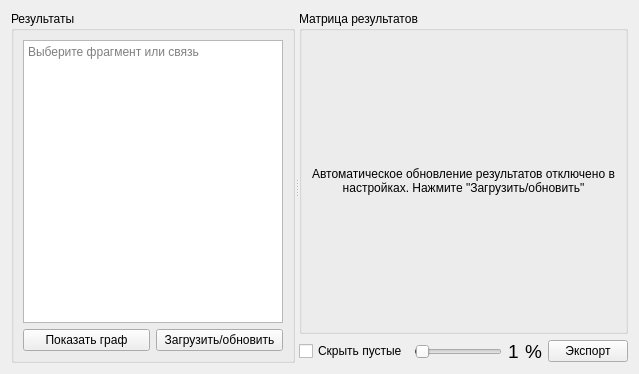
<?xml version="1.0" encoding="UTF-8"?>
<ui version="4.0">
 <class>AlgorithmResult</class>
 <widget class="QWidget" name="AlgorithmResult">
  <property name="geometry">
   <rect>
    <x>0</x>
    <y>0</y>
    <width>639</width>
    <height>374</height>
   </rect>
  </property>
  <property name="windowTitle">
   <string>Form</string>
  </property>
  <layout class="QHBoxLayout" name="horizontalLayout">
   <item>
    <widget class="QSplitter" name="splitter">
     <property name="orientation">
      <enum>Qt::Horizontal</enum>
     </property>
     <widget class="QGroupBox" name="groupBox_2">
      <property name="title">
       <string>Результаты</string>
      </property>
      <layout class="QVBoxLayout" name="verticalLayout">
       <item>
        <widget class="QTextBrowser" name="textBrowser">
         <property name="minimumSize">
          <size>
           <width>150</width>
           <height>0</height>
          </size>
         </property>
         <property name="html">
          <string>&lt;!DOCTYPE HTML PUBLIC &quot;-//W3C//DTD HTML 4.0//EN&quot; &quot;http://www.w3.org/TR/REC-html40/strict.dtd&quot;&gt;
&lt;html&gt;&lt;head&gt;&lt;meta name=&quot;qrichtext&quot; content=&quot;1&quot; /&gt;&lt;style type=&quot;text/css&quot;&gt;
p, li { white-space: pre-wrap; }
&lt;/style&gt;&lt;/head&gt;&lt;body style=&quot; font-family:'Noto Sans'; font-size:9pt; font-weight:400; font-style:normal;&quot;&gt;
&lt;p style=&quot;-qt-paragraph-type:empty; margin-top:0px; margin-bottom:0px; margin-left:0px; margin-right:0px; -qt-block-indent:0; text-indent:0px;&quot;&gt;&lt;br /&gt;&lt;/p&gt;&lt;/body&gt;&lt;/html&gt;</string>
         </property>
         <property name="placeholderText">
          <string>Выберите фрагмент или связь</string>
         </property>
        </widget>
       </item>
       <item>
        <layout class="QHBoxLayout" name="horizontalLayout_2">
         <item>
          <widget class="QPushButton" name="graphButton">
           <property name="text">
            <string>Показать граф</string>
           </property>
          </widget>
         </item>
         <item>
          <widget class="QPushButton" name="updateButton">
           <property name="text">
            <string>Загрузить/обновить</string>
           </property>
          </widget>
         </item>
        </layout>
       </item>
      </layout>
     </widget>
     <widget class="QWidget" name="layoutWidget">
      <layout class="QVBoxLayout" name="matrixContolLayout">
       <item>
        <widget class="QGroupBox" name="groupBox">
         <property name="title">
          <string>Матрица результатов</string>
         </property>
         <layout class="QVBoxLayout" name="resultMatrixLayout">
          <item>
           <spacer name="loadSpacer1">
            <property name="orientation">
             <enum>Qt::Vertical</enum>
            </property>
            <property name="sizeHint" stdset="0">
             <size>
              <width>20</width>
              <height>40</height>
             </size>
            </property>
           </spacer>
          </item>
          <item>
           <widget class="QLabel" name="loadLabel">
            <property name="text">
             <string>Автоматическое обновление результатов отключено в настройках. Нажмите &quot;Загрузить/обновить&quot;</string>
            </property>
            <property name="alignment">
             <set>Qt::AlignCenter</set>
            </property>
            <property name="wordWrap">
             <bool>true</bool>
            </property>
           </widget>
          </item>
          <item>
           <spacer name="loadSpacer2">
            <property name="orientation">
             <enum>Qt::Vertical</enum>
            </property>
            <property name="sizeHint" stdset="0">
             <size>
              <width>20</width>
              <height>40</height>
             </size>
            </property>
           </spacer>
          </item>
         </layout>
        </widget>
       </item>
       <item>
        <layout class="QHBoxLayout" name="controlLayout">
         <item>
          <widget class="QCheckBox" name="hideEmptyCheckBox">
           <property name="text">
            <string>Скрыть пустые</string>
           </property>
          </widget>
         </item>
         <item>
          <widget class="QSlider" name="thresholdSlider">
           <property name="maximum">
            <number>100</number>
           </property>
           <property name="value">
            <number>1</number>
           </property>
           <property name="tracking">
            <bool>false</bool>
           </property>
           <property name="orientation">
            <enum>Qt::Horizontal</enum>
           </property>
          </widget>
         </item>
         <item>
          <widget class="QLabel" name="label">
           <property name="font">
            <font>
             <pointsize>14</pointsize>
            </font>
           </property>
           <property name="text">
            <string>1</string>
           </property>
          </widget>
         </item>
         <item>
          <widget class="QLabel" name="label_2">
           <property name="font">
            <font>
             <pointsize>14</pointsize>
            </font>
           </property>
           <property name="text">
            <string>%</string>
           </property>
          </widget>
         </item>
         <item>
          <widget class="QPushButton" name="exportButton">
           <property name="text">
            <string>Экспорт</string>
           </property>
          </widget>
         </item>
        </layout>
       </item>
      </layout>
     </widget>
    </widget>
   </item>
  </layout>
 </widget>
 <resources/>
 <connections>
  <connection>
   <sender>thresholdSlider</sender>
   <signal>sliderMoved(int)</signal>
   <receiver>label</receiver>
   <slot>setNum(int)</slot>
   <hints>
    <hint type="sourcelabel">
     <x>318</x>
     <y>350</y>
    </hint>
    <hint type="destinationlabel">
     <x>570</x>
     <y>350</y>
    </hint>
   </hints>
  </connection>
 </connections>
</ui>
